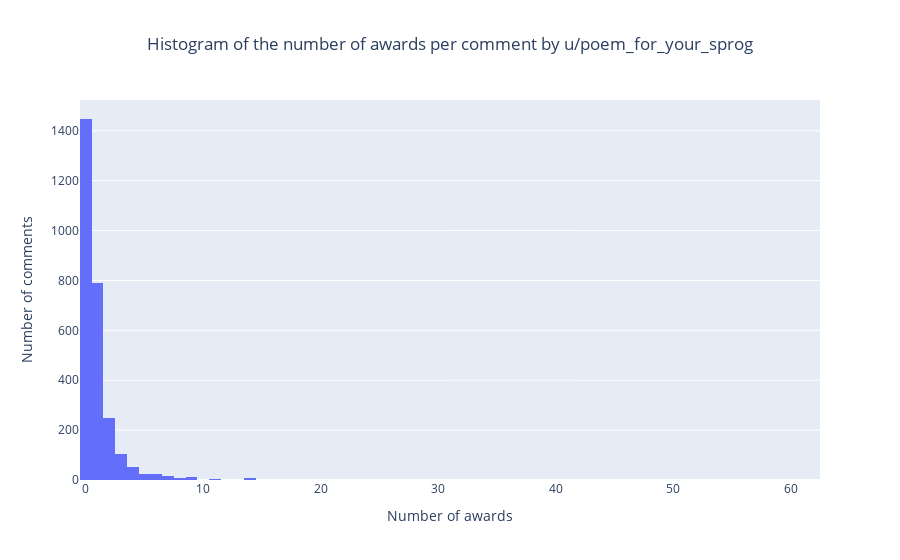

The notebook cell this image was saved under:
### Code cell
fig = go.Figure()
fig.add_trace(go.Histogram(x=df['total_awards_received'],    
       xbins=dict( # bins used for histogram
        size=1,
    )))
fig.update_layout(title='Histogram of the number of awards per comment by u/poem_for_your_sprog',
                  title_x=0.5,
                   xaxis_title='Number of awards',
                   yaxis_title='Number of comments')
fig.show()

### Figure 1 — Plotly figure (JSON) as saved in the notebook; plotly's stock layout.template omitted (floating-point values rounded to 4 significant figures; data arrays with more than 128 entries replaced by an {"elided": "..."} marker saying what was removed)
{"data": [{"type": "histogram", "x": {"elided": "2751 int values"}, "xbins": {"size": 1}}], "layout": {"title": {"text": "Histogram of the number of awards per comment by u/poem_for_your_sprog", "x": 0.5}, "xaxis": {"title": {"text": "Number of awards"}}, "yaxis": {"title": {"text": "Number of comments"}}}}
